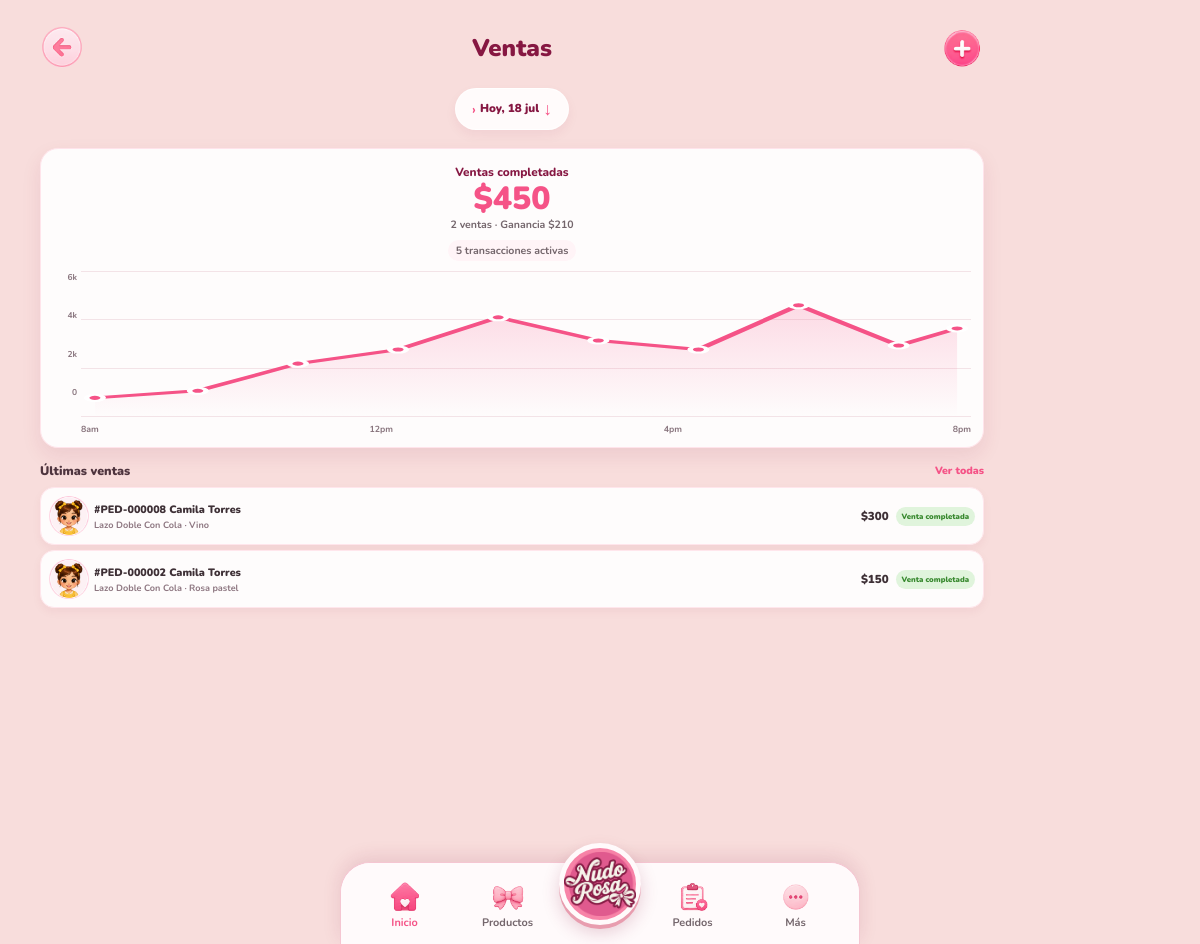
/ventas (signed in), run on the app's committed database.
### models.py (models this page shows)
class Clienta(Base):
    __tablename__ = "clientas"
    __table_args__ = (
        Index("ix_clientas_nombres", "nombres"),
        Index("ix_clientas_apellidos", "apellidos"),
        Index("ix_clientas_telefono", "telefono"),
    )
    id: Mapped[int] = mapped_column(primary_key=True)
    nombres: Mapped[str] = mapped_column(String(120))
    apellidos: Mapped[str] = mapped_column(String(120))
    telefono: Mapped[str | None] = mapped_column(String(40), default=None)
    email: Mapped[str | None] = mapped_column(String(120), default=None)
    direccion: Mapped[str | None] = mapped_column(String(255), default=None)
    fecha_nacimiento: Mapped[date | None] = mapped_column(Date, default=None)
    avatar: Mapped[str | None] = mapped_column(String(255), default=None)
    notas: Mapped[str | None] = mapped_column(Text, default=None)
    activa: Mapped[bool] = mapped_column(default=True)
    creada_en: Mapped[datetime] = mapped_column(DateTime, default=datetime.utcnow)
    actualizada_en: Mapped[datetime] = mapped_column(
        DateTime, default=datetime.utcnow, onupdate=datetime.utcnow
    )
    pedidos: Mapped[list["Pedido"]] = relationship(back_populates="clienta")

class Pedido(Base):
    __tablename__ = "pedidos"
    __table_args__ = (
        Index("ix_pedidos_clienta_id", "clienta_id"),
        Index("ix_pedidos_estado_entrega", "estado_entrega"),
        Index("ix_pedidos_estado_pago", "estado_pago"),
        Index("ix_pedidos_fecha_creacion", "fecha_creacion"),
    )
    id: Mapped[int] = mapped_column(primary_key=True)
    numero_pedido: Mapped[str] = mapped_column(String(20), unique=True)
    clienta_id: Mapped[int] = mapped_column(ForeignKey("clientas.id"))
    estado_entrega: Mapped[EstadoEntrega] = mapped_column(
        Enum(EstadoEntrega, native_enum=False, length=30), default=EstadoEntrega.PENDIENTE
    )
    estado_pago: Mapped[EstadoPago] = mapped_column(
        Enum(EstadoPago, native_enum=False, length=20), default=EstadoPago.PENDIENTE
    )
    fecha_creacion: Mapped[date] = mapped_column(Date, default=date.today)
    fecha_estimada_entrega: Mapped[date | None] = mapped_column(Date, default=None)
    fecha_entrega: Mapped[date | None] = mapped_column(Date, default=None)
    fecha_vencimiento_pago: Mapped[date | None] = mapped_column(Date, default=None)
    fecha_pago: Mapped[date | None] = mapped_column(Date, default=None)
    subtotal: Mapped[int] = mapped_column(Integer, default=0)
    total: Mapped[int] = mapped_column(Integer, default=0)
    costo_total: Mapped[int] = mapped_column(Integer, default=0)
    ganancia_total: Mapped[int] = mapped_column(Integer, default=0)
    notas: Mapped[str | None] = mapped_column(Text, default=None)
    cancelado_en: Mapped[datetime | None] = mapped_column(DateTime, default=None)
    creado_en: Mapped[datetime] = mapped_column(DateTime, default=datetime.utcnow)
    actualizado_en: Mapped[datetime] = mapped_column(
        DateTime, default=datetime.utcnow, onupdate=datetime.utcnow
    )
    clienta: Mapped["Clienta"] = relationship(back_populates="pedidos")
    items: Mapped[list["PedidoItem"]] = relationship(
        back_populates="pedido", cascade="all, delete-orphan"
    )
    pagos: Mapped[list["Pago"]] = relationship(back_populates="pedido")
    movimientos: Mapped[list["MovimientoInventario"]] = relationship(back_populates="pedido")

class Producto(Base):
    __tablename__ = "productos"
    __table_args__ = (
        CheckConstraint("costo_produccion >= 0", name="ck_producto_costo_no_negativo"),
        CheckConstraint("precio_publico >= 0", name="ck_producto_precio_no_negativo"),
        CheckConstraint("stock_actual >= 0", name="ck_producto_stock_no_negativo"),
    )
    id: Mapped[int] = mapped_column(primary_key=True)
    nombre: Mapped[str] = mapped_column(String(160))
    imagen: Mapped[str | None] = mapped_column(String(255), default=None)
    costo_produccion: Mapped[int] = mapped_column(Integer, default=0)
    precio_publico: Mapped[int] = mapped_column(Integer, default=0)
    stock_actual: Mapped[int] = mapped_column(Integer, default=0)
    activo: Mapped[bool] = mapped_column(default=True)
    creado_en: Mapped[datetime] = mapped_column(DateTime, default=datetime.utcnow)
    actualizado_en: Mapped[datetime] = mapped_column(
        DateTime, default=datetime.utcnow, onupdate=datetime.utcnow
    )
    colores: Mapped[list["ProductoColor"]] = relationship(back_populates="producto")

class Color(Base):
    __tablename__ = "colores"
    id: Mapped[int] = mapped_column(primary_key=True)
    nombre: Mapped[str] = mapped_column(String(60), unique=True)
    codigo_hex: Mapped[str] = mapped_column(String(7))
    activo: Mapped[bool] = mapped_column(default=True)
    orden: Mapped[int] = mapped_column(Integer, default=0)

### main.py (the view)
@app.get("/ventas")
async def ventas(
    request: Request,
    fecha_inicio: str | None = None,
    fecha_fin: str | None = None,
    db: Session = Depends(get_db),
):
    hoy = date.today()
    inicio = _parsear_fecha(fecha_inicio) or hoy
    fin = _parsear_fecha(fecha_fin) or hoy
    if fin < inicio:
        inicio, fin = fin, inicio
    completas = [_venta_enriquecida(p) for p in pedidos_service.listar_ventas_completadas(db)]
    completas = [v for v in completas if v is not None]
    activas = [_venta_enriquecida(p) for p in pedidos_service.listar_pedidos_activos(db)]
    activas += [_venta_enriquecida(p) for p in pedidos_service.listar_cobros_pendientes(db)]
    ids_activas = {v["id"] for v in activas if v is not None}
    configuracion = seguridad_service.obtener_configuracion(db)
    productos_con_estado = [
        {**_serializar_producto(p), "estado": _estado_producto(p.stock_actual, configuracion.limite_poco_stock)}
        for p in productos_service.listar_productos_activos(db)
    ]
    clientes = [clientas_service.serializar_clienta(db, c) for c in clientas_service.listar_clientas_activas(db)]
    colores = [{"nombre": c.nombre, "hex": c.codigo_hex} for c in colores_service.listar_colores_activos(db)]
    return templates.TemplateResponse(
        request=request,
        name="ventas.html",
        context={
            "active_nav": None,
            "ventas": completas,
            "ultimas_ventas": completas[:3],
            "total_ventas": sum(v["total"] for v in completas),
            "ganancia_total": sum(v["ganancia_total"] for v in completas),
            "transacciones_activas": len(ids_activas),
            "fecha_inicio": inicio.isoformat(),
            "fecha_fin": fin.isoformat(),
            "rango_texto": _etiqueta_rango(inicio, fin, hoy),
            "clientes": clientes,
            "productos": productos_con_estado,
            "colores": colores,
        },
    )

### templates/ventas.html (shortened to what this page needs)
{% extends "_base.html" %}
{% block content %}
<section class="sales-screen">
    {% set flat_header_back = "/" %}
    {% set flat_header_back_label = "Regresar al inicio" %}
    {% set flat_header_title = "Ventas" %}
    {% set flat_header_actions = [
        {"type": "button", "id": "new-sale-button", "icon": "/static/images/+.svg", "label": "Registrar una venta"}
    ] %}
    {% include "_flat_header.html" %}
<section class="date-range-picker">
    <button
        class="date-range-picker__trigger"
        id="open-date-range"
        type="button"
        aria-expanded="false"
        aria-controls="date-range-panel"
    >
        <span
            class="date-range-picker__icon"
            aria-hidden="true"
        >
            ›
        </span>
        <span class="date-range-picker__text">
            <strong id="date-range-label">
            </strong>
        </span>
        <span
            class="date-range-picker__arrow"
            aria-hidden="true"
        >
            ↓
        </span>
    </button>
</section>
<section class="sales-overview-card">
    <div class="sales-overview-card__total">
        <span>Ventas completadas</span>
        <strong>
            ${{ "{:,}".format(total_ventas) }}
        </strong>
        <small>
            {{ ventas | length }}
            {% if ventas | length == 1 %}
                venta
            {% else %}
                ventas
            {% endif %}
            · Ganancia ${{ "{:,}".format(ganancia_total) }}
        </small>
        {% if transacciones_activas %}
        <small class="sales-overview-card__activas">
            {{ transacciones_activas }}
            {% if transacciones_activas == 1 %}
                transacción activa
            {% else %}
                transacciones activas
            {% endif %}
        </small>
        {% endif %}
    </div>
    <div class="sales-line-chart">
        <div class="sales-line-chart__axis">
            <span>6k</span>
            <span>4k</span>
            <span>2k</span>
            <span>0</span>
        </div>
        <div class="sales-line-chart__content">
            <div class="sales-line-chart__grid">
                <span></span>
                <span></span>
                <span></span>
                <span></span>
            </div>
            <div class="sales-line-chart__labels">
                <span>8am</span>
                <span>12pm</span>
                <span>4pm</span>
                <span>8pm</span>
            </div>
        </div>
    </div>
</section>
    <section class="latest-sales">
        <header class="latest-sales__header">
            <h2>Últimas ventas</h2>
            <a href="/ventas/todas">
                Ver todas
            </a>
        </header>
        <ul class="latest-sales__list">
            {% for v in ultimas_ventas %}
            {% include "_venta_item.html" %}
            {% else %}
            <li class="list-empty">Aún no hay ventas completadas.</li>
            {% endfor %}
        </ul>
    </section>
</section>
{% set venta_modal_volver_a = "ventas" %}
{% endblock %}

### templates/_venta_item.html
<li class="latest-sale">
    <div class="latest-sale__avatar">
        {% if v.cliente.avatar %}
        <img
            src="{{ v.cliente.avatar }}"
            alt="{{ v.cliente.nombre }}"
        >
        {% else %}
        <span>{{ v.cliente.nombre[0] }}</span>
        {% endif %}
    </div>
    <div class="latest-sale__info">
        <strong>
            #{{ v.numero_venta }} {{ v.cliente.nombre }} {{ v.cliente.apellido }}
        </strong>
        <small>
            {{ v.producto.nombre }} · {{ v.color }}
        </small>
    </div>
    <strong class="latest-sale__amount">
        ${{ "{:,}".format(v.total) }}
    </strong>
    <span class="latest-sale__status latest-sale__status--delivered">
        Venta completada
    </span>
</li>

### data on the page
Clienta: cliente.avatar (picture), cliente.nombre "Camila" "Camila", cliente.apellido "Torres" "Torres"
Pedido: numero_venta "PED-000008", total "300"
Producto: producto.nombre "Lazo Doble Con Cola" "Lazo Doble Con Cola"
Color: color "Vino"
Pedido: numero_venta "PED-000002"
Color: color "Rosa pastel"

### other printed values
{{ flat_header_title }} "Ventas"
{{ "{:,}".format(total_ventas) }} "450"
{{ ventas | length }} "2"
{{ "{:,}".format(ganancia_total) }} "210"
{{ transacciones_activas }} "5"
{{ "{:,}".format(v.total) }} "150"
